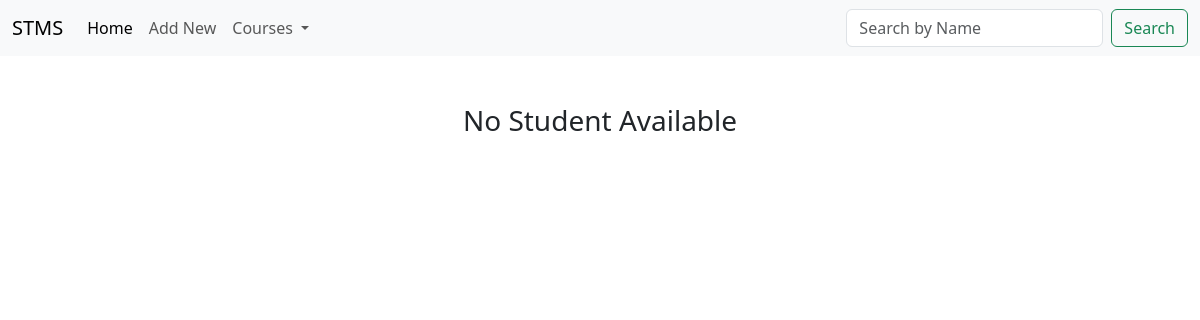
/search/?query=DS, run on an earlier commit of the app's database.
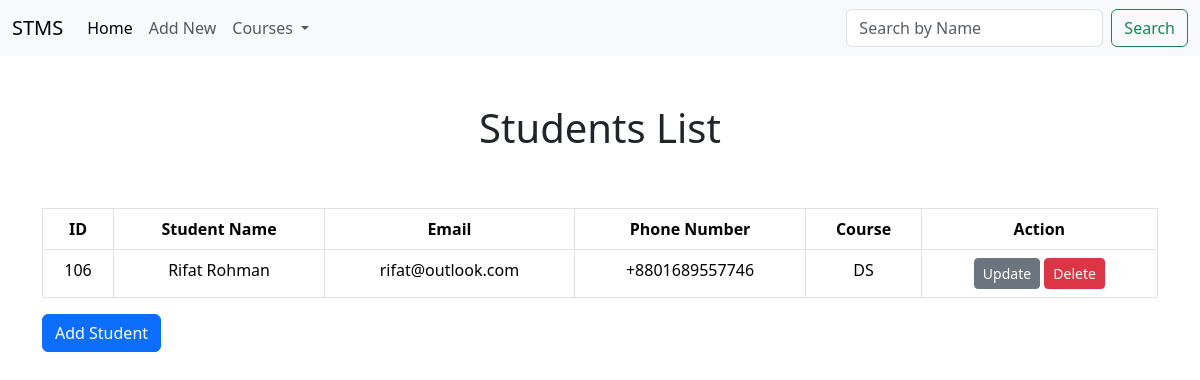
And on a later commit of the database.
### student/models.py (models this page shows, shortened)
class Student_Info(models.Model):
    courses =(
        ('Python', 'Python'),
        ("Django",'Django'),
        ('Java', 'Java'),
        ('JavaScript', 'JavaScript'),
        ('ML', 'Machine Learning'),
        ('DS', 'Data Science'),
        )
    sID = models.BigIntegerField(primary_key=True)
    name = models.CharField(max_length=75, null= False)
    email = models.EmailField(null= True)
    phone_number = PhoneNumberField(region="BD")
    course = models.CharField(max_length=50, choices= courses)

### student/views.py (the view)
# urls.py: path('search/', views.Search.as_view(), name='search'),
class Search(ListView):
    model = Student_Info
    template_name = 'student_list.html'
    context_object_name = 'students'
    def get_queryset(self):
        query = self.request.GET.get('query', '')  # Extracts the search term
        if query:
            return Student_Info.objects.filter(
                Q(name__icontains=query) |
                Q(sID__icontains=query) |
                Q(phone_number__icontains=query) |
                Q(course__icontains=query)
            )
        else:
            return Student_Info.objects.all()  # Shows all students if no query

### student/templates/student_list.html
{% extends 'base.html' %} {% block content %}
{% if students %}
<div class="container">
  <h1 class="text-center p-5">Students List</h1>
  <table class="table table-bordered">
    <thead>
      <tr>
        <th scope="col" style ="text-align:center;">ID</th>
        <th scope="col" style ="text-align:center;">Student Name</th>
        <th scope="col" style ="text-align:center;">Email</th>
        <th scope="col" style ="text-align:center;">Phone Number</th>
        <th scope="col" style ="text-align:center;">Course</th>
        <th scope="col" style ="text-align:center;">Action</th>
      </tr>
    </thead>
    <tbody>
      {% for student in students %}
      <tr>
        <td  style ="text-align:center;">{{student.sID}}</td>
        <td  style ="text-align:center;">{{student.name}}</td>
        <td style ="text-align:center;">{{student.email}}</td>
        <td style ="text-align:center;">{{student.phone_number}}</td>
        <td style ="text-align:center;">{{student.course}}</td>
        <td style ="text-align:center;">
          <a class="btn btn-secondary btn-sm" href="{% url 'update' student.sID %}" role="button">Update</a>
           <a class="btn btn-danger btn-sm" href="{% url 'delete' student.sID %}" role="button" >Delete</a>
        </td>
      </tr>
      {% endfor %}
    </tbody>
  </table>
</div>
<div class='container'>
  <a href="{% url 'addnew' %}" class="btn btn-primary">Add Student</a>
</div>
{% else %}
<h3 class="text-center p-5">No Student Available</h3>
{% endif %} {% endblock %}

What changed in the data, as far as the page shows it:
added Student_Info: sID "106", name "Rifat Rohman", email "rifat@outlook.com", phone_number "+8801689557746", course "DS"
Also different on the page:
text no longer shown: "No Student Available"
text now shown: "Students List ID Student Name Email Phone Number Course Action Add Student"
